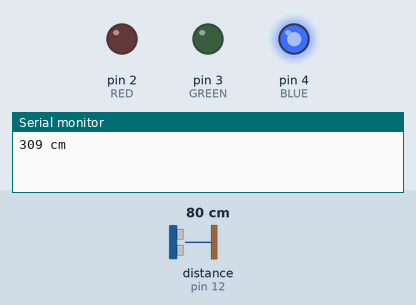
The sketch below on a simulated Arduino Uno, built with avr-gcc and run on an emulated ATmega328P. Shown: output pins drawn as LEDs (lit = HIGH), the last lines printed to the serial monitor. Wiring (inferred from the names in the program): ultrasonic range finder: trigger pin 13; echo pin 12. The inputs (shaded band) are chosen by the test bench; at power-on: distance to the obstacle (sensor on pin 12) 80 cm. The echo pulse lasts 58.3 µs per cm; pins used as bus, display or sensor lines are not drawn.

Above: at 1.2 s.
1.3 s: distance to the obstacle (sensor on pin 12) set to 7 cm
2.8 s: distance to the obstacle (sensor on pin 12) set to 4 cm
At 3.6 s:
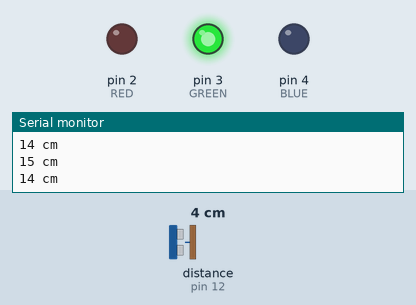
4.3 s: distance to the obstacle (sensor on pin 12) set to 2 cm
At 5.1 s:
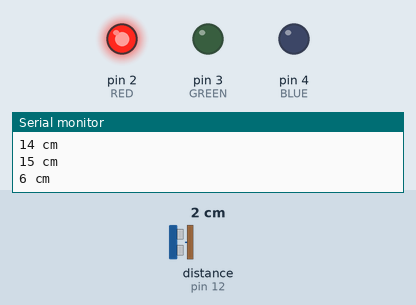
5.8 s: distance to the obstacle (sensor on pin 12) set to 5 cm
At 6.6 s:
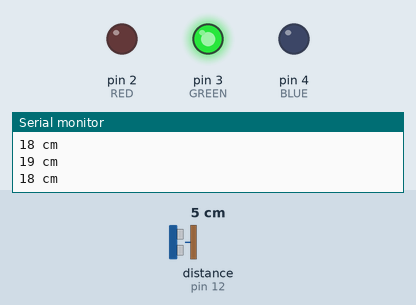
7.3 s: distance to the obstacle (sensor on pin 12) set to 9 cm
At 8.2 s:
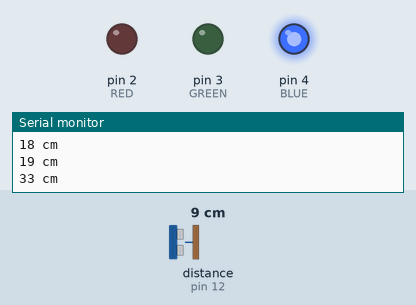
Timing chart, 0 to 9.8 s (numbered marks = the images above; inputs shaded):
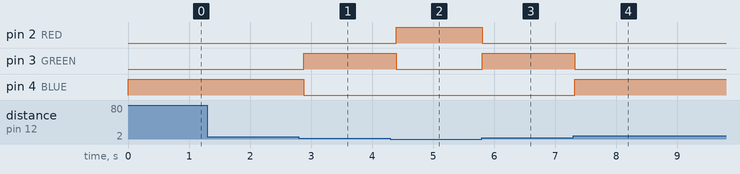

Measured:
- the behaviour switches between 6 and 5 cm on distance to the obstacle (sensor on pin 12) (found by bisection; images 0 and 1)
- the behaviour switches between 3 and 4 cm on distance to the obstacle (sensor on pin 12) (found by bisection; images 2 and 3)
- after the input at 2.8 s, pin 3 (GREEN): LOW → HIGH after 0.08 s; pin 4 (BLUE): HIGH → LOW after 0.08 s
- after the input at 4.3 s, pin 2 (RED): LOW → HIGH after 0.09 s; pin 3 (GREEN): HIGH → LOW after 0.09 s
- after the input at 5.8 s, pin 2 (RED): HIGH → LOW at once; pin 3 (GREEN): LOW → HIGH at once
- after the input at 7.3 s, pin 3 (GREEN): HIGH → LOW at once; pin 4 (BLUE): LOW → HIGH at once

The sketch:

sketch_nov10a.ino
```cpp
const char trigPin = 13;
const char echoPin = 12;
const int RED = 2;
const int GREEN = 3;
const int BLUE = 4;

int pulseWidth;
int distance;
int distanceOld;

void setup() {
  // put your setup code here, to run once:
  Serial.begin(9600);

  pinMode(trigPin, OUTPUT);
  pinMode(echoPin, INPUT);
  pinMode(RED, OUTPUT);
  pinMode(GREEN, OUTPUT);
  pinMode(BLUE, OUTPUT);

  digitalWrite(trigPin, LOW);
  digitalWrite(RED, LOW);
  digitalWrite(GREEN, LOW);
  digitalWrite(BLUE, LOW);
}

void loop() {
  // put your main code here, to run repeatedly:
  digitalWrite(trigPin, HIGH);
  delayMicroseconds(10);
  digitalWrite(trigPin, LOW);

  pulseWidth = pulseIn(echoPin, HIGH);
  distance = pulseWidth / 15;

  if(distance <= 200 || distance >= 2){
    if(distance >= 2 && distance <= 10) {
      // RED HIGH + 나머지 LOW
      digitalWrite(RED, HIGH);
      digitalWrite(GREEN, LOW);
      digitalWrite(BLUE, LOW);
    }
    else if(distance >= 11 && distance <= 20) {
      // GREEN HIGH + 나머지 LOW
      digitalWrite(RED, LOW);
      digitalWrite(GREEN, HIGH);
      digitalWrite(BLUE, LOW);
    }
    else if(distance >= 21) {
      // BLUE HIGH + 나머지 LOW
      digitalWrite(RED, LOW);
      digitalWrite(GREEN, LOW);
      digitalWrite(BLUE, HIGH);
    }
    if(distance != distanceOld) {
      Serial.print(distance);
      Serial.println(" cm");
    };
  };
  distanceOld = distance;
  delay(100);
}
```
